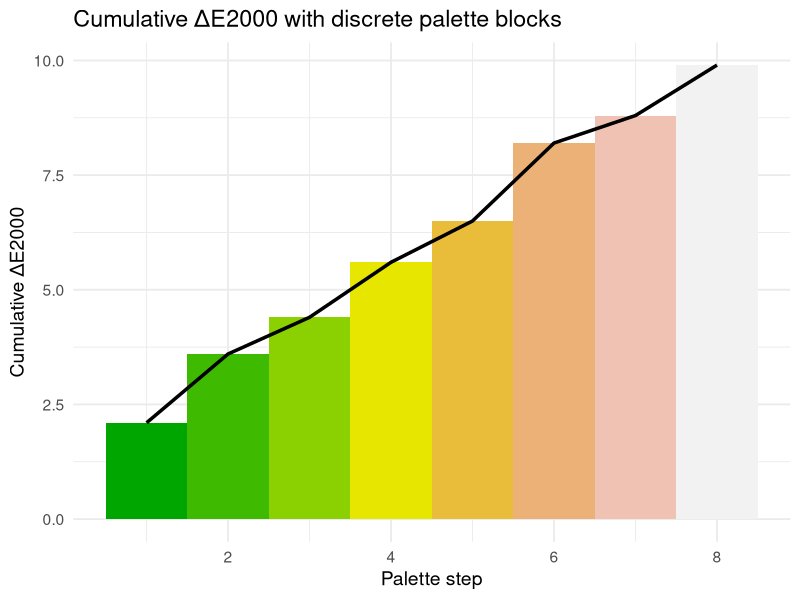

This chart was generated by the following R code: (Note: this script raises an error after producing the figure.)
library(ggplot2)
library(dplyr)

df <- data.frame(
  step = 1:8,
  cum_delta = cumsum(c(2.1, 1.5, 0.8, 1.2, 0.9, 1.7, 0.6, 1.1))
)

# pal <- c("#440154", "#3b528b", "#21908d", "#5dc863", "#fde725")
pal <- terrain.colors(8)
# Build per-step rectangles from 0 to the segment's top
rects <- df |>
  dplyr::mutate(
    xmin = step - 0.5,
    xmax = step + 0.5,
    ymin = 0,
    ymax = cum_delta
  )

ggplot() +
  geom_rect(
    data = rects,
    aes(xmin = xmin, xmax = xmax, ymin = ymin, ymax = ymax, fill = factor(step)),
    color = NA
  ) +
  geom_line(data = df, aes(x = step, y = cum_delta), size = 1.2, color = "black") +
  scale_fill_manual(values = pal) +
  labs(
    x = "Palette step", y = "Cumulative ΔE2000",
    title = "Cumulative ΔE2000 with discrete palette blocks"
  ) +
  theme_minimal(base_size = 14) +
  guides(fill = "none")

jetpal <- as_colormap(jet_colors(256))
jetplot <- ggplot(
  data.frame(i = jetpal$index(), delta = jetpal$cum_deltas()),
  aes(x = i, y = delta)
)
jetplot + geom_line(aes(x = i, y = delta))
jetplot + geom_dotplot(binwidth = 1, aes(x = delta, fill = delta))
jetplot + geom_col(width = 1, aes(fill = delta)) +
  scale_fill_gradientn(colors = jet_colors(256)) +
  geom_line(linewidth = 1) +
  # theme_classic()
  # theme_light()
  theme_minimal() +
  labs(
    x = "Palette step", y = "Cumulative ΔE2000",
    title = "Cumulative ΔE2000"
  )
